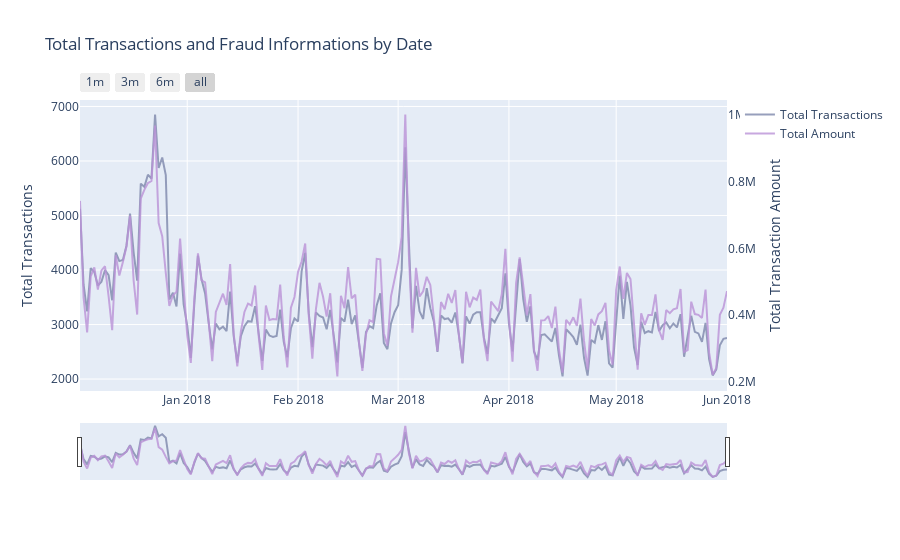

Here is the notebook cell this chart was saved with:
### Markdown cell above
### Transactions and Total Amount by each day

### Code cell
# Calling the function to transform the date column in datetime pandas object

#seting some static color options
color_op = ['#5527A0', '#BB93D7', '#834CF7', '#6C941E', '#93EAEA', '#7425FF', '#F2098A', '#7E87AC', 
            '#EBE36F', '#7FD394', '#49C35D', '#3058EE', '#44FDCF', '#A38F85', '#C4CEE0', '#B63A05', 
            '#4856BF', '#F0DB1B', '#9FDBD9', '#B123AC']


dates_temp = df_trans.groupby(df_trans.Date.dt.date)['TransactionAmt'].count().reset_index()
# renaming the columns to apropriate names

# creating the first trace with the necessary parameters
trace = go.Scatter(x=dates_temp['Date'], y=dates_temp.TransactionAmt,
                    opacity = 0.8, line = dict(color = color_op[7]), name= 'Total Transactions')

# Below we will get the total amount sold
dates_temp_sum = df_trans.groupby(df_trans.Date.dt.date)['TransactionAmt'].sum().reset_index()

# using the new dates_temp_sum we will create the second trace
trace1 = go.Scatter(x=dates_temp_sum.Date, line = dict(color = color_op[1]), name="Total Amount",
                        y=dates_temp_sum['TransactionAmt'], opacity = 0.8, yaxis='y2')

#creating the layout the will allow us to give an title and 
# give us some interesting options to handle with the outputs of graphs
layout = dict(
    title= "Total Transactions and Fraud Informations by Date",
    xaxis=dict(
        rangeselector=dict(
            buttons=list([
                dict(count=1, label='1m', step='month', stepmode='backward'),
                dict(count=3, label='3m', step='month', stepmode='backward'),
                dict(count=6, label='6m', step='month', stepmode='backward'),
                dict(step='all')
            ])
        ),
        rangeslider=dict(visible = True),
        type='date' ),
    yaxis=dict(title='Total Transactions'),
    yaxis2=dict(overlaying='y',
                anchor='x', side='right',
                zeroline=False, showgrid=False,
                title='Total Transaction Amount')
)

# creating figure with the both traces and layout
fig = dict(data= [trace, trace1,], layout=layout)

#rendering the graphs
iplot(fig) #it's an equivalent to plt.show()

### Figure 1 — Plotly figure (JSON) as saved in the notebook; plotly's stock layout.template omitted (floating-point values rounded to 4 significant figures; data arrays with more than 128 entries replaced by an {"elided": "..."} marker saying what was removed)
{"data": [{"line": {"color": "#7E87AC"}, "name": "Total Transactions", "opacity": 0.8, "type": "scatter", "x": {"elided": "182 str values"}, "y": {"elided": "182 int values"}}, {"line": {"color": "#BB93D7"}, "name": "Total Amount", "opacity": 0.8, "type": "scatter", "x": {"elided": "182 str values"}, "y": {"elided": "182 float values"}, "yaxis": "y2"}], "layout": {"title": {"text": "Total Transactions and Fraud Informations by Date"}, "xaxis": {"rangeselector": {"buttons": [{"count": 1, "label": "1m", "step": "month", "stepmode": "backward"}, {"count": 3, "label": "3m", "step": "month", "stepmode": "backward"}, {"count": 6, "label": "6m", "step": "month", "stepmode": "backward"}, {"step": "all"}]}, "rangeslider": {"visible": true}, "type": "date"}, "yaxis": {"title": {"text": "Total Transactions"}}, "yaxis2": {"anchor": "x", "overlaying": "y", "showgrid": false, "side": "right", "title": {"text": "Total Transaction Amount"}, "zeroline": false}}}
